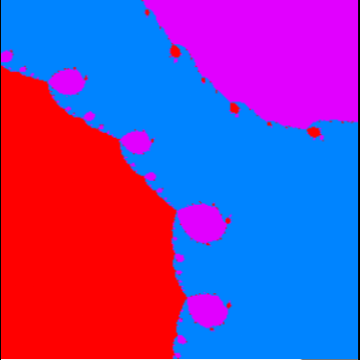
#> input picture dataset/testing/color/g3_1.png, 360 x 360 px; its folder holds only this picture in this run
$ python bulkSobel.py   (older library calls are emulated)
#> lines starting #> are read from the running program, lines starting #| are printed output that depends on the picture
import os
import cv2
import numpy as np

# directorio de imágenes
folder = 'dataset/testing/color'

# recorre todas las imágenes en el directorio
for filename in os.listdir(folder):
    # carga la imagen
    img = cv2.imread(os.path.join(folder, filename))
#> img is the input picture: shape (360, 360, 3); mean B, G, R 172.3, 64.6, 123.6

    gray = cv2.cvtColor(img, cv2.COLOR_BGR2GRAY)
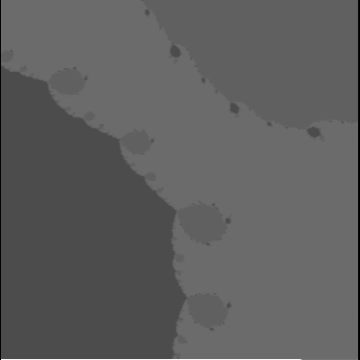
#> gray: shape (360, 360); min 0, max 248, mean 94.6

    #Apply the Sobel filter
    sobel_x = cv2.Sobel(gray, cv2.CV_64F, 1, 0, ksize=3)
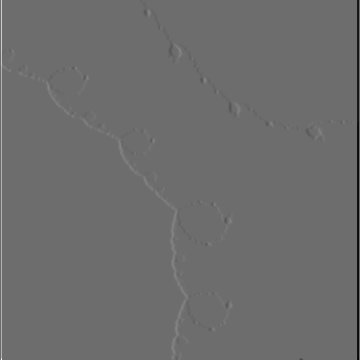
#> sobel_x: shape (360, 360) float64; min -474, max 630, mean -0.9; drawn with min black and max white
    sobel_y = cv2.Sobel(gray, cv2.CV_64F, 0, 1, ksize=3)
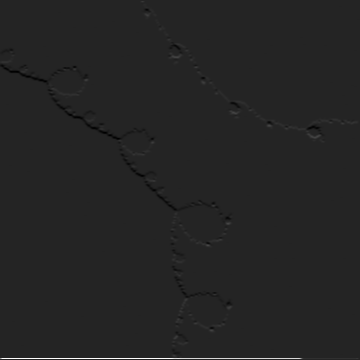
#> sobel_y: shape (360, 360) float64; min -113, max 684, mean 1.3; drawn with min black and max white
    sobel = np.sqrt(sobel_x**2 + sobel_y**2)
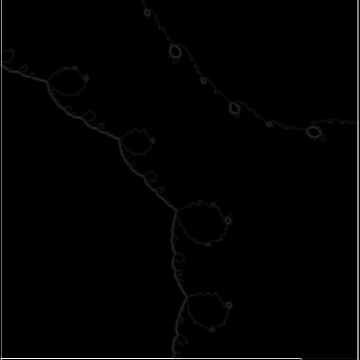
#> sobel: shape (360, 360) float64; min 0, max 694, mean 6.5; drawn with min black and max white
    scaled_sobel = np.uint8(255*sobel/np.max(sobel))
    # aplica el filtro de Sobel


    # guarda la imagen con el filtro de Sobel aplicado
    cv2.imwrite(os.path.join(folder, 'sobel_' + filename), sobel)
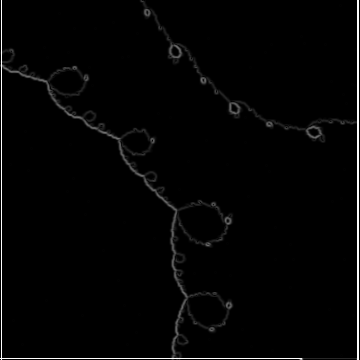
#> saved as sobel_g3_1.png: shape (360, 360); min 0, max 255, mean 4.6

$ run again, on dataset/testing/color/g5_2.png
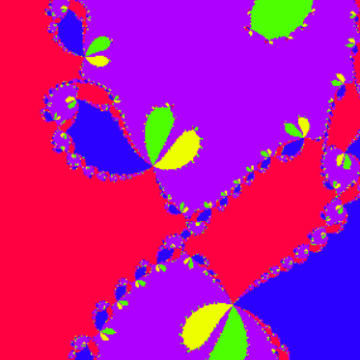
#> input picture dataset/testing/color/g5_2.png, 360 x 360 px
#> img is the input picture: shape (360, 360, 3); mean B, G, R 160.1, 19, 185.5
#> `sobel_y = cv2.Sobel(gray, cv2.CV_64F, 0, 1, ksize=3)`:
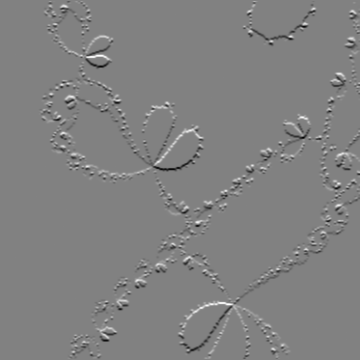
#> sobel_y: shape (360, 360) float64; min -579, max 560, mean -0.3; drawn with min black and max white
#> `cv2.imwrite(os.path.join(folder, 'sobel_' + filename), sobel)`:
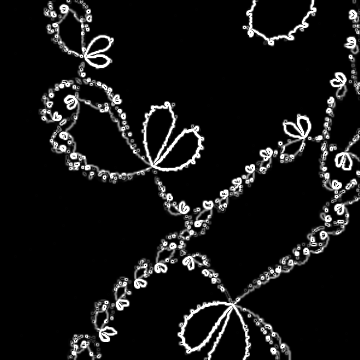
#> saved as sobel_g5_2.png: shape (360, 360); min 0, max 255, mean 21.2

$ run again, on dataset/testing/color/g6_1.png
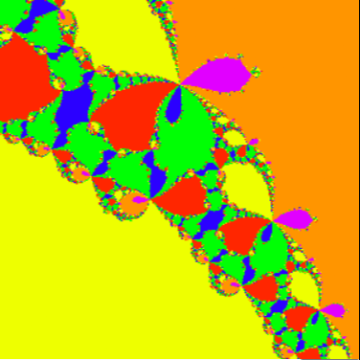
#> input picture dataset/testing/color/g6_1.png, 360 x 360 px
#> img is the input picture: shape (360, 360, 3); mean B, G, R 20.6, 180.9, 197.6
#> `sobel_y = cv2.Sobel(gray, cv2.CV_64F, 0, 1, ksize=3)`:
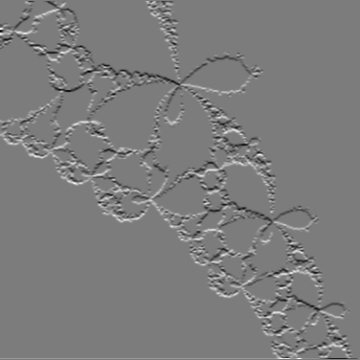
#> sobel_y: shape (360, 360) float64; min -522, max 545, mean 1.2; drawn with min black and max white
#> `cv2.imwrite(os.path.join(folder, 'sobel_' + filename), sobel)`:
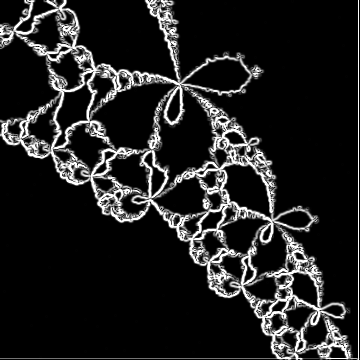
#> saved as sobel_g6_1.png: shape (360, 360); min 0, max 255, mean 33.2
